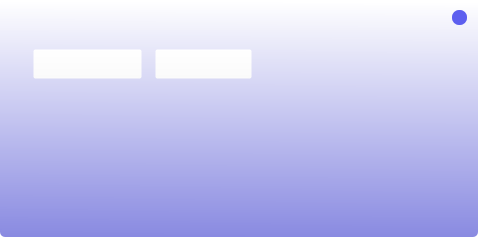
<?xml version="1.0" encoding="UTF-8"?>
<ui version="4.0">
 <class>MainWindow</class>
 <widget class="QMainWindow" name="MainWindow">
  <property name="geometry">
   <rect>
    <x>0</x>
    <y>0</y>
    <width>478</width>
    <height>237</height>
   </rect>
  </property>
  <property name="minimumSize">
   <size>
    <width>478</width>
    <height>237</height>
   </size>
  </property>
  <property name="maximumSize">
   <size>
    <width>478</width>
    <height>237</height>
   </size>
  </property>
  <property name="windowTitle">
   <string>Notebook</string>
  </property>
  <property name="styleSheet">
   <string notr="true">background-color: rgba(255, 255, 255,0);</string>
  </property>
  <widget class="QWidget" name="centralwidget">
   <widget class="QLabel" name="label_2">
    <property name="geometry">
     <rect>
      <x>33</x>
      <y>49</y>
      <width>109</width>
      <height>30</height>
     </rect>
    </property>
    <property name="styleSheet">
     <string notr="true">background-color: rgba(255, 255, 255,0);</string>
    </property>
    <property name="text">
     <string/>
    </property>
    <property name="pixmap">
     <pixmap>../../../Desktop/notebook design/Rectangle 1.png</pixmap>
    </property>
   </widget>
   <widget class="QLabel" name="label_3">
    <property name="geometry">
     <rect>
      <x>155</x>
      <y>49</y>
      <width>97</width>
      <height>30</height>
     </rect>
    </property>
    <property name="styleSheet">
     <string notr="true">background-color: rgba(255, 255, 255,0);</string>
    </property>
    <property name="text">
     <string/>
    </property>
    <property name="pixmap">
     <pixmap>../../../Desktop/notebook design/Rectangle 2.png</pixmap>
    </property>
   </widget>
   <widget class="QLabel" name="label_4">
    <property name="geometry">
     <rect>
      <x>40</x>
      <y>50</y>
      <width>26</width>
      <height>31</height>
     </rect>
    </property>
    <property name="styleSheet">
     <string notr="true">background-color: rgba(255, 255, 255,0);</string>
    </property>
    <property name="text">
     <string/>
    </property>
    <property name="pixmap">
     <pixmap>../../../Desktop/notebook design/+.png</pixmap>
    </property>
   </widget>
   <widget class="QLabel" name="label_5">
    <property name="geometry">
     <rect>
      <x>63</x>
      <y>52</y>
      <width>48</width>
      <height>25</height>
     </rect>
    </property>
    <property name="styleSheet">
     <string notr="true">background-color: rgba(255, 255, 255,0);</string>
    </property>
    <property name="text">
     <string/>
    </property>
    <property name="pixmap">
     <pixmap>../../../Desktop/notebook design/Novo.png</pixmap>
    </property>
   </widget>
   <widget class="QLabel" name="label_6">
    <property name="geometry">
     <rect>
      <x>160</x>
      <y>55</y>
      <width>18</width>
      <height>18</height>
     </rect>
    </property>
    <property name="styleSheet">
     <string notr="true">background-color: rgba(255, 255, 255,0);</string>
    </property>
    <property name="text">
     <string/>
    </property>
    <property name="pixmap">
     <pixmap>../../../Desktop/notebook design/Ellipse 5.png</pixmap>
    </property>
   </widget>
   <widget class="QLabel" name="label_7">
    <property name="geometry">
     <rect>
      <x>181</x>
      <y>52</y>
      <width>62</width>
      <height>25</height>
     </rect>
    </property>
    <property name="styleSheet">
     <string notr="true">background-color: rgba(255, 255, 255,0);</string>
    </property>
    <property name="text">
     <string/>
    </property>
    <property name="pixmap">
     <pixmap>../../../Desktop/notebook design/Fechar.png</pixmap>
    </property>
   </widget>
   <widget class="QPushButton" name="pushButton">
    <property name="geometry">
     <rect>
      <x>33</x>
      <y>49</y>
      <width>109</width>
      <height>30</height>
     </rect>
    </property>
    <property name="styleSheet">
     <string notr="true">background-color: rgba(255, 255, 255,0);</string>
    </property>
    <property name="text">
     <string/>
    </property>
   </widget>
   <widget class="QPushButton" name="pushButton_2">
    <property name="geometry">
     <rect>
      <x>155</x>
      <y>49</y>
      <width>97</width>
      <height>30</height>
     </rect>
    </property>
    <property name="styleSheet">
     <string notr="true">background-color: rgba(255, 255, 255,0);</string>
    </property>
    <property name="text">
     <string/>
    </property>
   </widget>
   <widget class="QLabel" name="label">
    <property name="geometry">
     <rect>
      <x>380</x>
      <y>207</y>
      <width>89</width>
      <height>25</height>
     </rect>
    </property>
    <property name="styleSheet">
     <string notr="true">background-color: rgba(255, 255, 255,0);
</string>
    </property>
    <property name="text">
     <string/>
    </property>
    <property name="pixmap">
     <pixmap>../../../Desktop/notebook design/notebook.png</pixmap>
    </property>
   </widget>
   <widget class="QPushButton" name="pushButton_3">
    <property name="geometry">
     <rect>
      <x>452</x>
      <y>10</y>
      <width>15</width>
      <height>15</height>
     </rect>
    </property>
    <property name="styleSheet">
     <string notr="true">background-color: rgb(93, 95, 239);
border-radius: 7px;</string>
    </property>
    <property name="text">
     <string/>
    </property>
   </widget>
   <widget class="QFrame" name="frame">
    <property name="geometry">
     <rect>
      <x>0</x>
      <y>0</y>
      <width>478</width>
      <height>237</height>
     </rect>
    </property>
    <property name="styleSheet">
     <string notr="true">background-color: qlineargradient(spread:pad, x1:0.534091, y1:1, x2:0.539409, y2:0, stop:0 rgba(137, 138, 225, 255), stop:0.994318 rgba(255, 255, 255, 255), stop:1 rgba(255, 255, 255, 255));
border-radius: 5px;</string>
    </property>
    <property name="frameShape">
     <enum>QFrame::StyledPanel</enum>
    </property>
    <property name="frameShadow">
     <enum>QFrame::Raised</enum>
    </property>
   </widget>
   <zorder>frame</zorder>
   <zorder>label_2</zorder>
   <zorder>label_3</zorder>
   <zorder>label_4</zorder>
   <zorder>label_5</zorder>
   <zorder>label_6</zorder>
   <zorder>label_7</zorder>
   <zorder>pushButton</zorder>
   <zorder>pushButton_2</zorder>
   <zorder>label</zorder>
   <zorder>pushButton_3</zorder>
  </widget>
  <widget class="QMenuBar" name="menubar">
   <property name="geometry">
    <rect>
     <x>0</x>
     <y>0</y>
     <width>478</width>
     <height>21</height>
    </rect>
   </property>
  </widget>
 </widget>
 <resources/>
 <connections/>
</ui>
